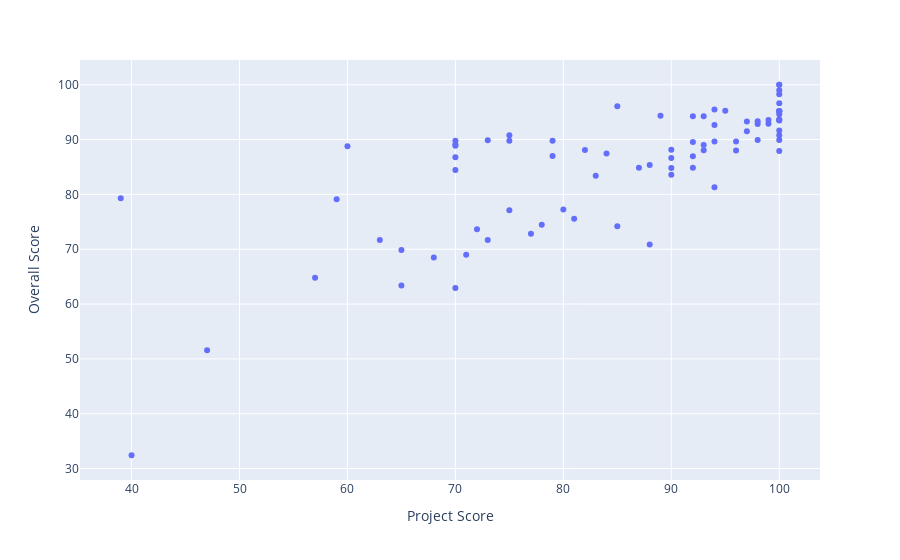

Notebook code for this chart:
### Markdown cell above
<details><summary>Blockly Hints</summary><ul><li>Notation<ul><li><code>A</code> &nbsp;:&nbsp; <code>B</code>&nbsp; means snap blocks A and B together.</li></ul></li><li>Blocks<ul><li>freestyle<ul><li>Unless specifically instructed, use the first block from the FREESTYLE menu.</li></ul></li><li><code>with .. do .. using ..</code><ul><li>The <code>with .. do .. using ..</code> block is found under VARIABLES.</li> <li>If <code>do</code> dropdown says "!Not populated until you execute code", click anywhere in the notebook tab, then click try "Run All Above Selected Cell" from the "Run" menu.</li> <li>If <code>with .. do .. using ..</code> block does not want to snap together nicely with the <code>set .. to</code> block, try dragging the <code>set .. to</code> block instead.</li> <li>You can use the <code>+ -</code> controls on the block to change the number of notches. Unless specifically instructed, the block should not have any empty notches when you click Blocks to Code. </li></ul></li><li>variable<ul><li>After it is created, each variable has its own block at the end of the VARIABLES menu.</li></ul></li></ul></li></ul></details>

### Code cell
#!response

px.scatter(df, x=x, y=y)

### Figure 1 — Plotly figure (JSON) as saved in the notebook; plotly's stock layout.template omitted (floating-point values rounded to 4 significant figures)
{"data": [{"hovertemplate": "Project Score=%{x}<br>Overall Score=%{y}<extra></extra>", "legendgroup": "", "marker": {"color": "#636efa", "symbol": "circle"}, "mode": "markers", "name": "", "orientation": "v", "showlegend": false, "type": "scatter", "x": [40, 47, 65, 70, 57, 75, 80, 65, 71, 68, 78, 81, 72, 73, 85, 88, 77, 63, 90, 82, 79, 100, 90, 92, 84, 70, 96, 59, 39, 90, 94, 92, 88, 83, 87, 70, 90, 100, 100, 100, 100, 100, 70, 98, 96, 92, 70, 75, 73, 60, 100, 70, 79, 93, 93, 94, 93, 99, 100, 92, 89, 85, 97, 94, 99, 98, 100, 98, 100, 100, 94, 100, 100, 97, 75, 100, 100, 95, 100, 100], "xaxis": "x", "y": [32.42, 51.56, 63.38, 62.92, 64.8, 77.12, 77.26, 69.88, 69, 68.5, 74.46, 75.58, 73.63, 71.7, 74.2, 70.88, 72.82, 71.7, 86.66, 88.12, 87, 87.9, 88.16, 86.96, 87.46, 86.78, 88, 79.1, 79.32, 83.6, 81.32, 84.86, 85.36, 83.4, 84.86, 84.46, 84.82, 98.98, 98.26, 100, 96.62, 100, 89.12, 89.9, 89.66, 89.56, 88.86, 89.78, 89.86, 88.76, 89.9, 89.78, 89.78, 88.04, 89, 89.63, 94.24, 93.56, 95.23, 94.24, 94.36, 96.06, 93.28, 92.64, 92.9, 92.82, 94.64, 93.36, 93.56, 93.48, 95.48, 95.18, 93.64, 91.5, 90.78, 95.23, 95.16, 95.24, 90.8, 91.64], "yaxis": "y"}], "layout": {"legend": {"tracegroupgap": 0}, "margin": {"t": 60}, "xaxis": {"anchor": "y", "domain": [0, 1], "title": {"text": "Project Score"}}, "yaxis": {"anchor": "x", "domain": [0, 1], "title": {"text": "Overall Score"}}}}
